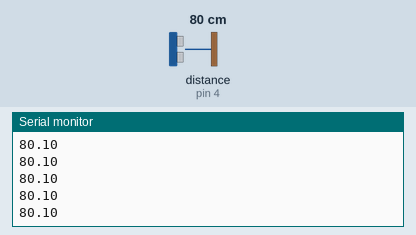
Simulated run of this sketch. Board: Arduino Uno, built with avr-gcc and run on an emulated ATmega328P. On the bench: the last lines printed to the serial monitor. Wiring (inferred from the names in the program): ultrasonic range finder: trigger pin 3; echo pin 4. Inputs (shaded band) come from the test bench; at power-on: distance to the obstacle (sensor on pin 4) 80 cm. The echo pulse lasts 58.3 µs per cm.

Above: at 1.2 s.
1.3 s: distance to the obstacle (sensor on pin 4) set to 2 cm
At 1.8 s:
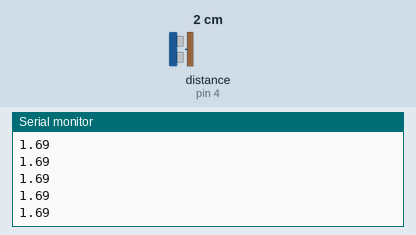
2.8 s: distance to the obstacle (sensor on pin 4) set to 4 cm
At 3.4 s:
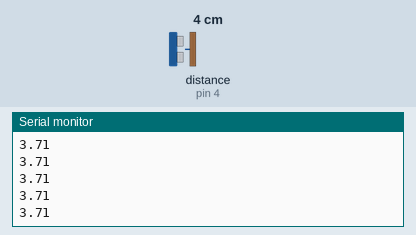
Timing chart, 0 to 5.8 s (numbered marks = the images above; inputs shaded):
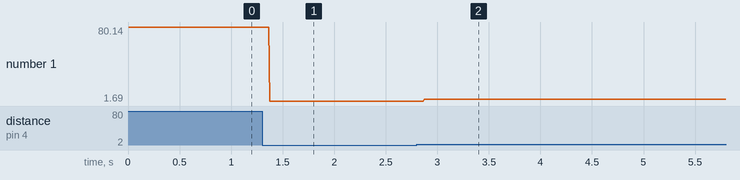

Measured:
- after the input at 1.3 s, the serial monitor: prints a new line after 0.07 s (image 1)
- after the input at 2.8 s, the serial monitor: prints a new line after 0.07 s (image 2)
- plotted number 1: 80.1 → 1.69 after the input at 1.3 s, 1.69 → 3.7 after the input at 2.8 s

The sketch:

ultrasonic_sensor_code.ino
```cpp
int us_trig = 3, us_echo = 4;
float times, distance;
void setup() {
  Serial.begin(9600);
  pinMode(us_trig, OUTPUT);
  pinMode(us_echo, INPUT);
}

void loop() {

  digitalWrite(us_trig, HIGH);
  delayMicroseconds(10);     //keeping trig pin high for 10 mircoseconds to send us signal
  digitalWrite(us_trig, LOW);

//reading the time taken for the echo pin to become high
  times = pulseIn(us_echo, HIGH);

  distance = times / 2 / 29;

  Serial.println(distance);
}
```
